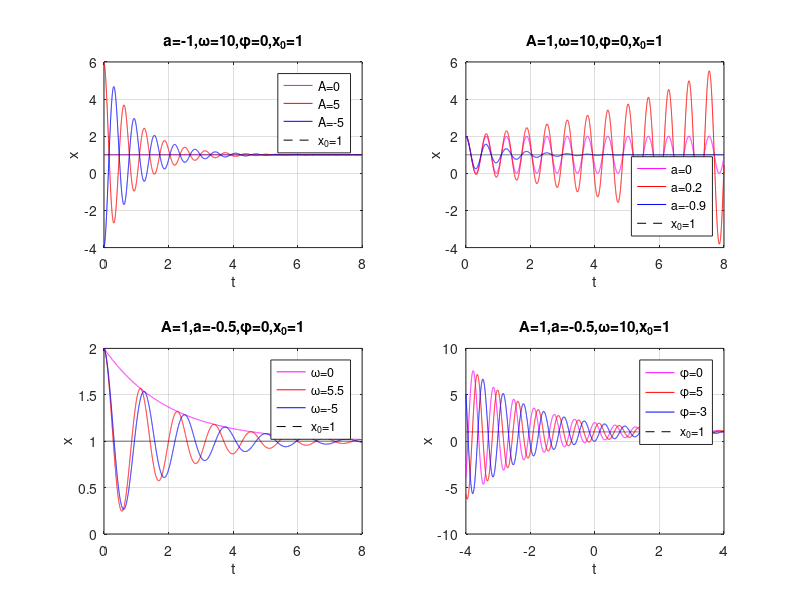

Source code (MATLAB):
close;
clear all;
%Wiem ze jest napisane na pale ale jakos tak wyszlo xD
%x(t)=A*exp(a*t)*cos(wt+phi)+x_0
%%%%%%%%%%%%%%%%%%%%%%%%%%%%%%%%%%%%%%%%%%%%%%%%
A=1;
a=-1;
t=0:0.001:8;
x_sz=0:0.001:8;
w=10;
phi=0;
x_0=1;
x_sz=1;
%%%%%%%%%%%%%%%%%%%%%%%%%%%%%%%%%%%%%%%%%%%%%%%%

%AAAAAAAAAAAAAAAAAAAAAAAAAAAAAAAAAAAAAAAAAAAAAAA
subplot(2,2,1);
%%%%%%%%%%%%%%%%%%%%%%%%%%%%%%%%%%%%%%%%%%%%%%%%
A=0;
for i=1:1:length(t)
    x_sz(i)=A*exp(a*t(i))*cos(w*t(i)+phi)+x_0;
end
plot(t,x_sz,'m-');
hold on;
%%%%%%%%%%%%%%%%%%%%%%%%%%%%%%%%%%%%%%%%%%%%%%%%
%%%%%%%%%%%%%%%%%%%%%%%%%%%%%%%%%%%%%%%%%%%%%%%%
A=5;
for i=1:1:length(t)
    x_sz(i)=A*exp(a*t(i))*cos(w*t(i)+phi)+x_0;
end
plot(t,x_sz,'r-');
hold on;
%%%%%%%%%%%%%%%%%%%%%%%%%%%%%%%%%%%%%%%%%%%%%%%%
%%%%%%%%%%%%%%%%%%%%%%%%%%%%%%%%%%%%%%%%%%%%%%%%
A=-5;
for i=1:1:length(t)
    x_sz(i)=A*exp(a*t(i))*cos(w*t(i)+phi)+x_0;
end
plot(t,x_sz,'b-');
hold on;
%%%%%%%%%%%%%%%%%%%%%%%%%%%%%%%%%%%%%%%%%%%%%%%%
%%%%%%%%%%%%%%%%%%%%%%%%%%%%%%%%%%%%%%%%%%%%%%%%
for i=1:1:length(t)
    x_sz(i)=x_0;
end
plot(t,x_sz,'k--');
grid on;
%%%%%%%%%%%%%%%%%%%%%%%%%%%%%%%%%%%%%%%%%%%%%%%%
xlabel('t');
ylabel('x');
title('a=-1,\omega=10,\phi=0,x_{0}=1');
legend('A=0','A=5','A=-5','x_{0}=1');
%%%%%%%%%%%%%%%%%%%%%%%%%%%%%%%%%%%%%%%%%%%%%%%%


%aaaaaaaaaaaaaaaaaaaaaaaaaaaaaaaaaaaaaaaaaaaaaaa
subplot(2,2,2);
A=1;
%%%%%%%%%%%%%%%%%%%%%%%%%%%%%%%%%%%%%%%%%%%%%%%%
a=0;
for i=1:1:length(t)
    x_sz(i)=A*exp(a*t(i))*cos(w*t(i)+phi)+x_0;
end
plot(t,x_sz,'m-');
hold on;
%%%%%%%%%%%%%%%%%%%%%%%%%%%%%%%%%%%%%%%%%%%%%%%%
a=0.2;
for i=1:1:length(t)
    x_sz(i)=A*exp(a*t(i))*cos(w*t(i)+phi)+x_0;
end
plot(t,x_sz,'r-');
hold on;
%%%%%%%%%%%%%%%%%%%%%%%%%%%%%%%%%%%%%%%%%%%%%%%%
%%%%%%%%%%%%%%%%%%%%%%%%%%%%%%%%%%%%%%%%%%%%%%%%
a=-0.9;
for i=1:1:length(t)
    x_sz(i)=A*exp(a*t(i))*cos(w*t(i)+phi)+x_0;
end
plot(t,x_sz,'b-');
hold on;
%%%%%%%%%%%%%%%%%%%%%%%%%%%%%%%%%%%%%%%%%%%%%%%%
%%%%%%%%%%%%%%%%%%%%%%%%%%%%%%%%%%%%%%%%%%%%%%%%
for i=1:1:length(t)
    x_sz(i)=x_0;
end
plot(t,x_sz,'k--');
grid on;
%%%%%%%%%%%%%%%%%%%%%%%%%%%%%%%%%%%%%%%%%%%%%%%%
xlabel('t');
ylabel('x');
title('A=1,\omega=10,\phi=0,x_{0}=1');
legend({'a=0','a=0.2','a=-0.9','x_{0}=1'},'Location','southeast');
%%%%%%%%%%%%%%%%%%%%%%%%%%%%%%%%%%%%%%%%%%%%%%%%



%wwwwwwwwwwwwwwwwwwwwwwwwwwwwwwwwwwwwwwwwwwwwwww
subplot(2,2,3);
a=-0.5;
%%%%%%%%%%%%%%%%%%%%%%%%%%%%%%%%%%%%%%%%%%%%%%%%
w=0;
for i=1:1:length(t)
    x_sz(i)=A*exp(a*t(i))*cos(w*t(i)+phi)+x_0;
end
plot(t,x_sz,'m-');
hold on;
%%%%%%%%%%%%%%%%%%%%%%%%%%%%%%%%%%%%%%%%%%%%%%%%
w=5.5;
for i=1:1:length(t)
    x_sz(i)=A*exp(a*t(i))*cos(w*t(i)+phi)+x_0;
end
plot(t,x_sz,'r-');
hold on;
%%%%%%%%%%%%%%%%%%%%%%%%%%%%%%%%%%%%%%%%%%%%%%%%
%%%%%%%%%%%%%%%%%%%%%%%%%%%%%%%%%%%%%%%%%%%%%%%%
w=-5;
for i=1:1:length(t)
    x_sz(i)=A*exp(a*t(i))*cos(w*t(i)+phi)+x_0;
end
plot(t,x_sz,'b-');
hold on;
%%%%%%%%%%%%%%%%%%%%%%%%%%%%%%%%%%%%%%%%%%%%%%%%
%%%%%%%%%%%%%%%%%%%%%%%%%%%%%%%%%%%%%%%%%%%%%%%%
for i=1:1:length(t)
    x_sz(i)=x_0;
end
plot(t,x_sz,'k--');
grid on;
%%%%%%%%%%%%%%%%%%%%%%%%%%%%%%%%%%%%%%%%%%%%%%%%
xlabel('t');
ylabel('x');
title('A=1,a=-0.5,\phi=0,x_{0}=1');
legend('\omega=0','\omega=5.5','\omega=-5','x_{0}=1');
%%%%%%%%%%%%%%%%%%%%%%%%%%%%%%%%%%%%%%%%%%%%%%%%


%phiphiphiphiphiphiphiphiphiphiphiphiphiphiphiphi
subplot(2,2,4);
w=10;
t=-4:0.001:4;
%%%%%%%%%%%%%%%%%%%%%%%%%%%%%%%%%%%%%%%%%%%%%%%%
phi=0;
for i=1:1:length(t)
    x_sz(i)=A*exp(a*t(i))*cos(w*t(i)+phi)+x_0;
end
plot(t,x_sz,'m-');
hold on;
%%%%%%%%%%%%%%%%%%%%%%%%%%%%%%%%%%%%%%%%%%%%%%%%
phi=5;
for i=1:1:length(t)
    x_sz(i)=A*exp(a*t(i))*cos(w*t(i)+phi)+x_0;
end
plot(t,x_sz,'r-');
hold on;
%%%%%%%%%%%%%%%%%%%%%%%%%%%%%%%%%%%%%%%%%%%%%%%%
%%%%%%%%%%%%%%%%%%%%%%%%%%%%%%%%%%%%%%%%%%%%%%%%
phi=-3;
for i=1:1:length(t)
    x_sz(i)=A*exp(a*t(i))*cos(w*t(i)+phi)+x_0;
end
plot(t,x_sz,'b-');
hold on;
%%%%%%%%%%%%%%%%%%%%%%%%%%%%%%%%%%%%%%%%%%%%%%%%
%%%%%%%%%%%%%%%%%%%%%%%%%%%%%%%%%%%%%%%%%%%%%%%%
for i=1:1:length(t)
    x_sz(i)=x_0;
end
plot(t,x_sz,'k--');
grid on;
%%%%%%%%%%%%%%%%%%%%%%%%%%%%%%%%%%%%%%%%%%%%%%%%
xlabel('t');
ylabel('x');
title('A=1,a=-0.5,\omega=10,x_{0}=1');
legend('\phi=0','\phi=5','\phi=-3','x_{0}=1');
%%%%%%%%%%%%%%%%%%%%%%%%%%%%%%%%%%%%%%%%%%%%%%%%
t=0:0.001:8;





